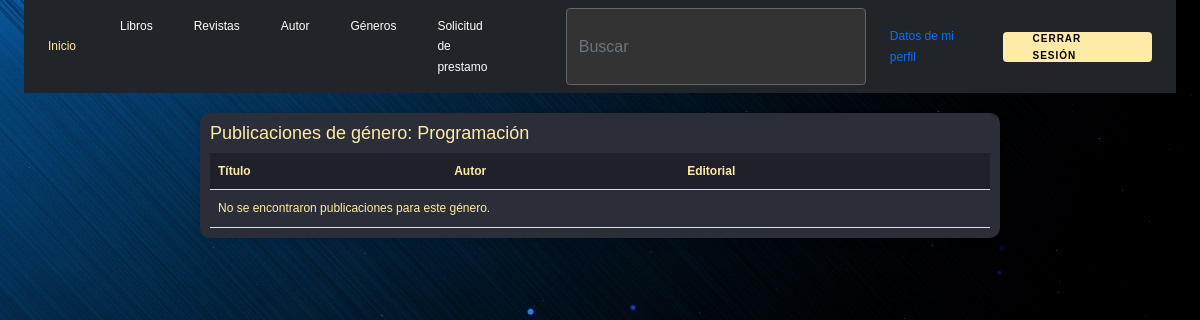
The app's page /view/content/user/publicacionesInfo.php?genero=Programación (signed in), older data.
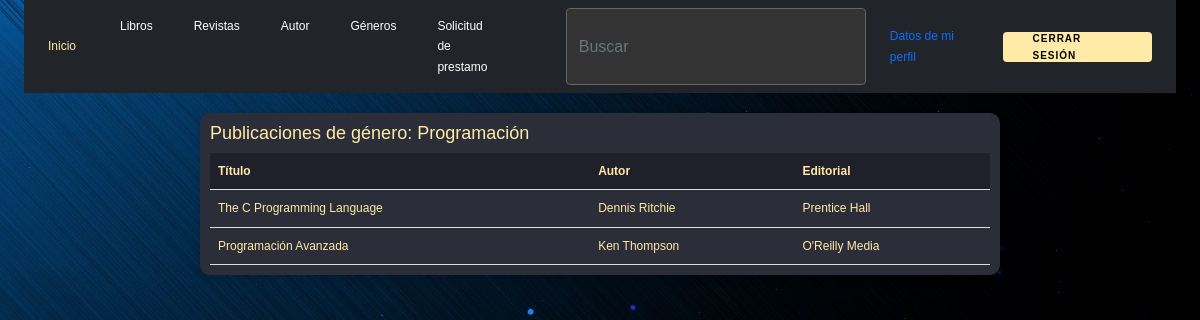
The same page, newer data.
### tables this page shows
CREATE TABLE `libros` (
  `id_libro` int(11) NOT NULL,
  `titulo` varchar(100) NOT NULL,
  `cantidad` decimal(10,0) NOT NULL,
  `id_tipo` int(11) NOT NULL,
  `isbn` varchar(20) DEFAULT NULL,
  `id_genero` int(11) NOT NULL,
  `id_autor` int(11) NOT NULL,
  `id_editorial` int(11) NOT NULL
);

CREATE TABLE `autor` (
  `id_autor` int(11) NOT NULL,
  `nombre` varchar(100) NOT NULL
);

CREATE TABLE `editorial` (
  `id_editorial` int(11) NOT NULL,
  `nombre` varchar(100) NOT NULL
);

### view/content/user/publicacionesInfo.php (the view, shortened to what this page needs)
<?php
require_once("c://xampp/htdocs/login/view/head/header.php");
try {
    $database = new db();
    $conn = $database->conexion();
    if (isset($_GET['genero'])) {
        $genero_nombre = urldecode($_GET['genero']);
        $sql = "SELECT l.titulo, a.nombre AS autor, e.nombre AS editorial
                FROM libros l
                INNER JOIN genero g ON l.id_genero = g.id_genero
                INNER JOIN editorial e ON l.id_editorial = e.id_editorial
                INNER JOIN autor a ON l.id_autor = a.id_autor
                WHERE g.nombre = :nombre";
        $stmt = $conn->prepare($sql);
        $stmt->bindParam(':nombre', $genero_nombre);
        $stmt->execute();
        $publicaciones = $stmt->fetchAll(PDO::FETCH_ASSOC);
    } else {
        $genero_nombre = "Desconocido";
        $publicaciones = [];
    }
} catch (PDOException $e) {
    echo "Error: " . $e->getMessage();
}
?>
<!DOCTYPE html>
<html lang="es">
<head>
</head>
<body>
    <div class="container">
        <h2>Publicaciones de género: <?= htmlspecialchars($genero_nombre) ?></h2>
        <table>
            <tr>
                <th>Título</th>
                <th>Autor</th>
                <th>Editorial</th>
            </tr>
            <?php if (!empty($publicaciones)): ?>
                <?php foreach ($publicaciones as $publicacion): ?>
                    <tr>
                        <td><?= htmlspecialchars($publicacion['titulo']) ?></td>
                        <td><?= htmlspecialchars($publicacion['autor']) ?></td>
                        <td><?= htmlspecialchars($publicacion['editorial']) ?></td>
                    </tr>
                <?php endforeach; ?>
            <?php else: ?>
                <tr>
                    <td colspan="3">No se encontraron publicaciones para este género.</td>
                </tr>
            <?php endif; ?>
        </table>
    </div>
</body>
</html>

Row changes from the older to the newer data that the page shows:
added libros: titulo "The C Programming Language", id_autor.nombre "Dennis Ritchie", id_editorial.nombre "Prentice Hall"
added libros: titulo "Programación Avanzada", id_autor.nombre "Ken Thompson", id_editorial.nombre "O'Reilly Media"
Text that changed along with them:
text no longer shown: "No se encontraron publicaciones para este género."
